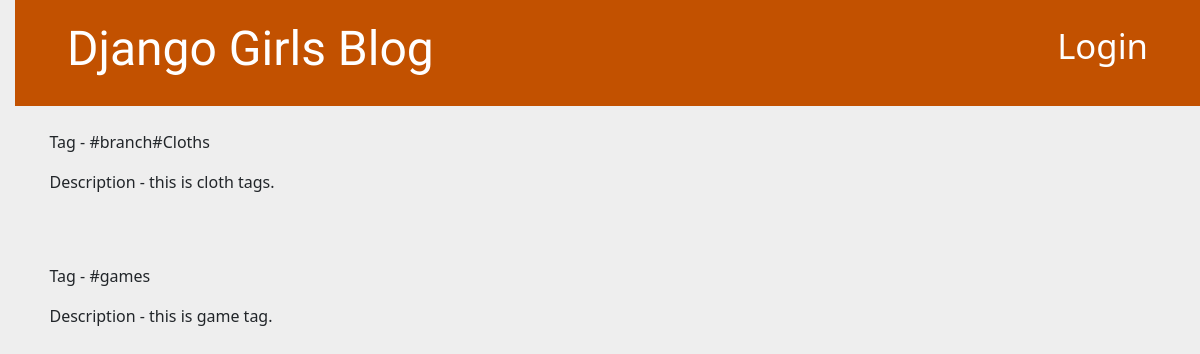
Before: /tags with the older database file.
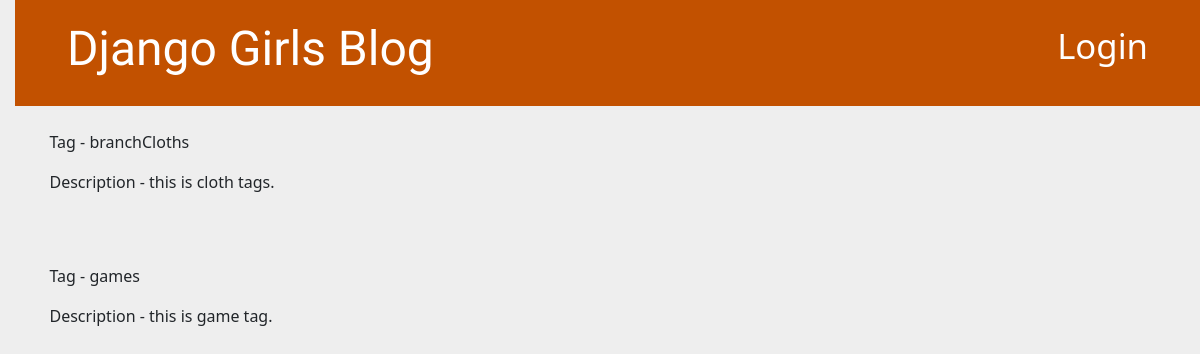
After: the same page with the newer database file.
### blog/models.py (models this page shows, shortened)
class Tag(models.Model):
    name = models.CharField(max_length=60)
    desc = models.TextField()
    slug = AutoSlugField(populate_from='name', unique=True)

### blog/views.py (the view)
# urls.py: path('tags', views.tag_list, name="tag_list"),
def tag_list(request):
    tags = Tag.objects.all()
    return render(request, 'tag/tag_list.html', {'tags': tags})

### blog/templates/tag/tag_list.html
{% extends 'blog/base.html' %}
{% block content %}
    {% for tag in tags.all %}
        <article class="post mt-4">
            <p>Tag - {{ tag.name }}</p>
            <p>Description - {{tag.desc}}</p>
        </article>
    {% endfor %}
{% endblock %}

Changed rows visible on the page:
changed Tag "this is cloth tags.": name "#branch#Cloths" → "branchCloths"
changed Tag "this is game tag.": name "#games" → "games"
